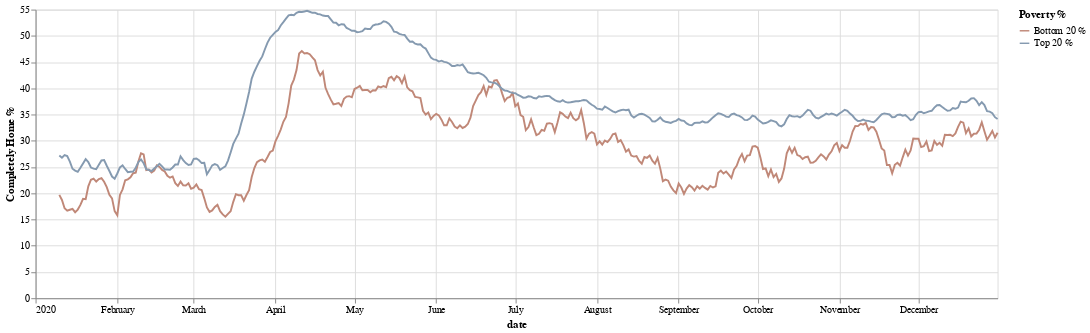

Here is the notebook cell this chart was saved with:
### Code cell
# analysis for the entire year on monthly basis
df_str = df.copy(deep=True) #make a deep copy

df_str['date'] = pd.to_datetime(df_str['date'],utc= True) # extract the months

df_str = df_str.groupby([df_str['date']]).mean().rolling(10).mean()[0:] #find the mean for the days and roll up for every 10 days

chart = alt.Chart(df_str.reset_index()).transform_fold(
    fold=['Bottom 20 %', 'Top 20 %'],
    as_ = ['Poverty %','completely home %']
    
    ).mark_line().encode(
      x='date:T',
      y= alt.Y('completely home %:Q', title = 'Completely Home %'), color='Poverty %:N'
    ).properties(width = 1000)
chart

### Figure 1 — Vega-Lite specification as saved in the notebook (floating-point values rounded to 4 significant figures; data arrays with more than 128 entries replaced by an {"elided": "..."} marker saying what was removed)
{"config": {"view": {"continuousHeight": 300, "continuousWidth": 400}, "range": {"category": {"scheme": ["#FF4500", "#a0aab4", "#4E79A7"]}}}, "data": {"name": "data-5bbe186752e69917180ef804af863863"}, "mark": "line", "encoding": {"color": {"type": "nominal", "field": "Poverty %"}, "x": {"type": "temporal", "field": "date"}, "y": {"type": "quantitative", "field": "completely home %", "title": "Completely Home %"}}, "transform": [{"fold": ["Bottom 20 %", "Top 20 %"], "as": ["Poverty %", "completely home %"]}], "width": 1000, "$schema": "https://vega.github.io/schema/vega-lite/v4.8.1.json", "datasets": {"data-5bbe186752e69917180ef804af863863": {"elided": "366 records"}}}
